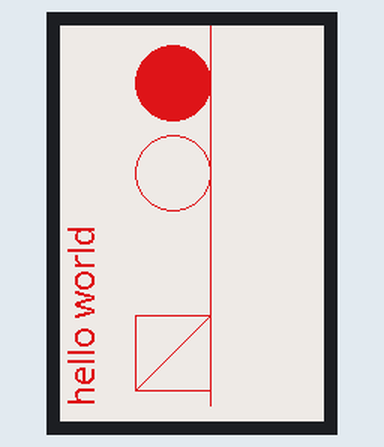
Recording of a program running on a simulated Raspberry Pi (BCM pin numbers). On the bench: 176×264 colour display. An e-paper refresh takes a nominal 2 s (0.4 s partial, 12 s with colour); library files of the repository ran but are not shown: epdconfig.py, epd2in7.py; what the program prints to the terminal is not drawn. At 25.9 s the program stops and its outputs stay as they are.

Above: at 25.8 s.

The program:

test.py
```python
#!/usr/bin/python
# -*- coding:utf-8 -*-

from lib import epdconfig
from lib import epd2in7
import time
from PIL import Image,ImageDraw,ImageFont
import traceback

try:
    epd = epd2in7.EPD()
    epd.init()
    # If called on white screen this blinks the screen black twice then leaves it white
    epd.Clear(0xFF)

    # Creates an Image object (all white with size of screen); use 0 as last argument for black screen
    myImage = Image.new('1', (epd2in7.EPD_HEIGHT, epd2in7.EPD_WIDTH), 255)

    # Creating an ImageDraw object that can draw stuff on an Image object; will be edited in place
    drawings = ImageDraw.Draw(myImage)

    font24 = ImageFont.truetype('/usr/share/fonts/truetype/wqy/wqy-microhei.ttc', 24)

    drawings.text((10, 0), 'hello world', font = font24, fill = 0)
    # line
    drawings.line((20, 50, 70, 100), fill = 0)
    # rectangle around the line
    drawings.rectangle((20, 50, 70, 100), outline = 0)
    # empty circle
    drawings.arc((140, 50, 190, 100), 0, 360, fill = 0)
    # filled circle
    drawings.chord((200, 50, 250, 100), 0, 360, fill = 0)
    # horizontal line
    drawings.line((10, 100, 400, 100), fill=0)

    # Display the Image object on the screen; it also prints 'Horizontal' on the console
    epd.display(epd.getbuffer(myImage))
#    time.sleep(2)

    epd.sleep()

except:
    print('traceback.format_exc():\n%s',traceback.format_exc())
    exit()
```
